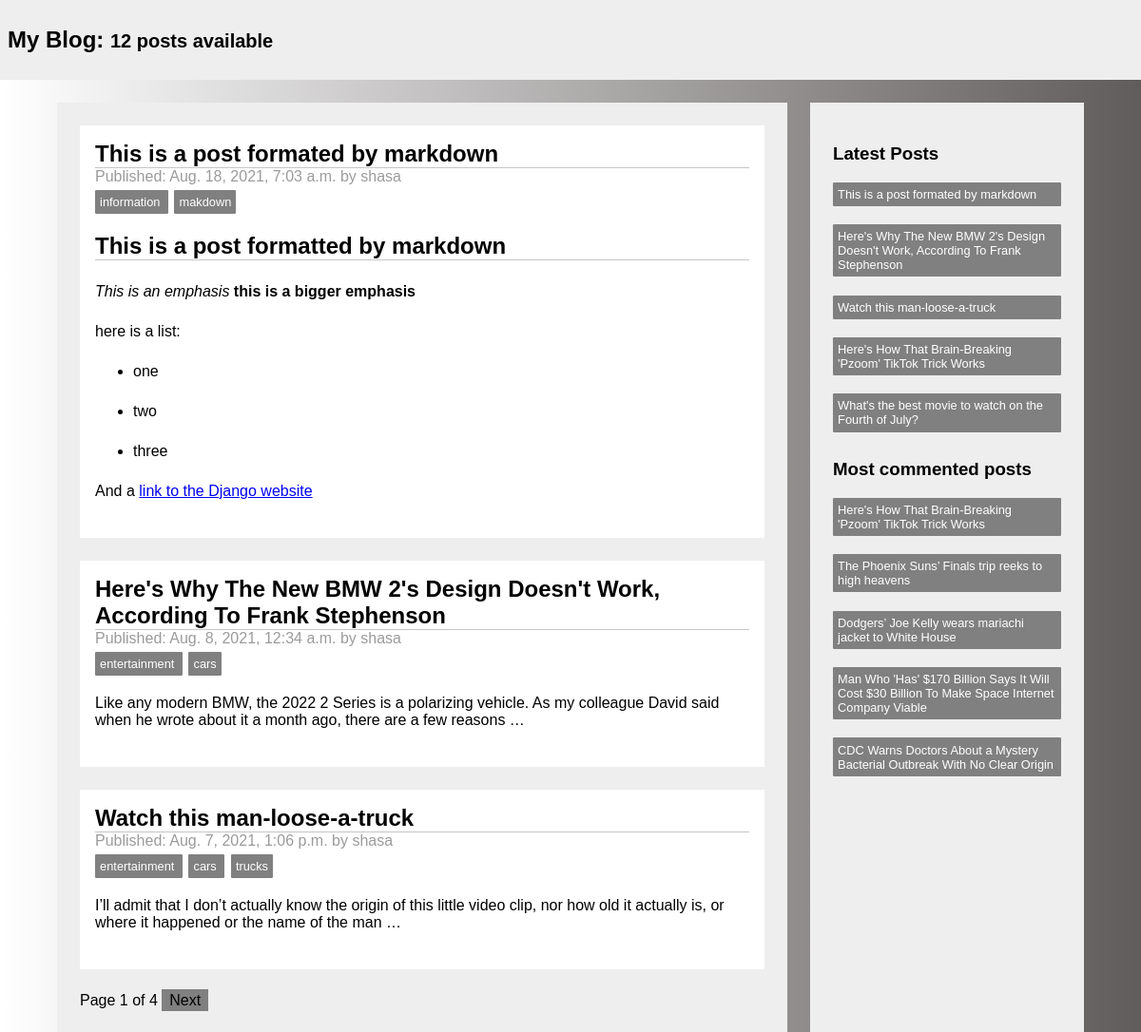
Screenshot of /blog/ with the database file from the repository.
### blog/models.py (models this page shows, shortened)
class Post(models.Model):
    STATUS_CHOICES = (
        ('draft', 'Draft'), ('published', 'Published'),
    )
    title = models.CharField(max_length=200)
    slug = models.SlugField(max_length=250, unique_for_date='publish') # Publish here refers to the publish field
    author = models.ForeignKey(User,  on_delete=models.CASCADE, related_name='blog_posts')
    body = models.TextField()
    publish = models.DateTimeField(default=timezone.now)
    created = models.DateTimeField(auto_now_add=True) # auto_now_add, updates with time and date at the creation of the record
    updated = models.DateTimeField(auto_now=True) #  Updates whenever Model.save() is called
    status = models.CharField(max_length=10, choices=STATUS_CHOICES, default='draft')
    tags = TaggableManager()
    class Meta:
        ordering = ('-publish',)
    objects = models.Manager() # Ths is the default manager, accessed via Post.objects
    published = PublishedManager() # Post.published
    def get_absolute_url(self):
        return reverse('blog:post_detail', args=[ self.publish.year,
                                                self.publish.month,
                                                self.publish.day,
                                                self.slug ])

### blog/views.py (the view)
# urls.py: path('', views.post_list, name = 'post_list'),
def post_list(request, tag_slug=None):
    object_list = Post.published.all() # Here we use our custom object
    tag = None
    if tag_slug:
        tag = get_object_or_404(Tag, slug=tag_slug)
        object_list = object_list.filter(tags__in=[tag])
    paginator = Paginator(object_list, 3)
    page = request.GET.get('page')
    try:
        posts = paginator.page(page)
    except  PageNotAnInteger:
        posts = paginator.page(1)
    except EmptyPage:
        posts = paginator.page(paginator.num_pages)
    return render(
                    request,
                    'blog/post/list.html',
                    {'posts':posts,'tag':tag,}
                )

### blog/models.py (called while the page is built)
    def get_queryset(self):
        return super(PublishedManager, self).get_queryset().filter(status='published')

### blog/templatetags/blog_tags.py (called while the page is built)
@register.simple_tag # Register the function as a simple tag
def total_posts():
    return Post.published.count()

@register.inclusion_tag('blog/post/latest_posts.html')
def show_latest_posts(count=5):
    latest_posts = Post.published.order_by('-publish')[:count]
    return {
        'latest_posts': latest_posts
    }

@register.simple_tag
def most_commented_post(count = 5):
    return Post.published.annotate(total_comment = Count("comments")).order_by('-total_comment')[:count]

@register.filter(name="markdown")
def markdown_format(text):
    return mark_safe(markdown.markdown(text))

### blog/templates/blog/post/list.html (shortened to what this page needs)
{% extends 'blog/base.html' %}
{% load blog_tags %}
{% block content %}
    {% for post in posts %}
        <div class="posts">
            <h2><a href="{{ post.get_absolute_url }}" class="post-title">{{ post.title }}</a></h2>
            <span class="post_info">Published: {{ post.publish }} by {{ post.author }}</span>
            <div class="tag-div">
                {% for tag in post.tags.all %}
                    <a class="tags" href="{% url 'blog:post_list_by_tag' tag.slug %}">
                        {{ tag.name }}
                    </a>
                {% endfor %}
            </div>
            <p> {{ post.body|markdown|truncatewords_html:30 }}</p>
        </div>
    {% endfor %}
    {% include "pagination.html" with page=posts %}
{% endblock content %}

### blog/templates/blog/base.html (shortened to what this page needs)
{% load blog_tags %}
{% load static %}
<!DOCTYPE html>
<html>
    <head>
        {% block style %}
            <link rel="stylesheet" href="{% static "css/styles.css" %}">
        {% endblock style %}
    </head>
    <body>
        <header>
            <h2>
                <a class="header-text" href="{% url 'blog:post_list' %}">
                    My Blog: <small> {% total_posts %} posts available</small>
                </a>
            </h2>
        </header>
        <div class="container">
            <div class="content tile">
                {% block content %}
                {% endblock content %}
            </div>
            <div class="sidebar tile">
                {% block sidebar %}
                    {% show_latest_posts %}
                    <h3>Most commented posts</h3>
                    {% most_commented_post as comment_posts %}
                    {% for cpost in comment_posts %}
                        <a href="{{ cpost.get_absolute_url }}" class="sidebar-link">{{ cpost.title }}</a>
                    {% endfor %}
                {% endblock sidebar %}
            </div>
        </div>
    </body>
</html>

### blog/templates/blog/post/latest_posts.html
<h3>Latest Posts</h3>
{% for post in latest_posts %}
    <a href="{{ post.get_absolute_url }}" class="sidebar-link">
        {{ post.title }}
    </a>
{% endfor %}

### blog/static/css/styles.css (style rules this page uses)
:root { box-sizing: border-box; }
body * + * { margin-top: 1.5em; }
body { margin: 0; padding: 0; font-family: Arial Arial, Helvetica, sans-serif; background-color: white; background: rgb(2,0,36); background: linear-gradient(90deg, rgba(2,0,36,1) 0%, rgba(255,255,255,1) 0%, rgba(97,92,92,1) 100%); }
header { color:black; background-color: #eee; padding: 0.5em; font-weight:bold; }
.header-text { color:black; text-decoration: none; }
.container { max-width: 1080px; margin: 0 auto; display: flex; margin-top: 1.5em; }
.tile { background-color: #eee; padding: 1.5em; }
.container > * + * { margin-left: 1.5em; }
.content { flex: 3 }
.posts > h2 { margin: 0; border-bottom: 1px solid rgb(197, 197, 197); }
.post-title { text-decoration: none; color: black }
.post_info { color: rgb(156, 155, 155); font-weight:lighter; }
.posts { background-color: white; padding: 1em; }
.sidebar { flex:1; margin-top: 0; }
.tags { font-size: 0.8rem; background-color: grey; color:white; padding: 0.4em; border-radius: 0.1em; text-decoration: none; cursor: pointer; }
.tag-div { margin: 0.5em 0 0 0; }
.tag-div > * + * { margin-left: 0.5em; }
.sidebar-link { display: block; text-decoration: none; font-size: 0.8rem; background-color: grey; color:white; padding: 0.4em; border-radius: 0.1em; text-decoration: none; cursor: pointer; }

### rows the page displays
Post: title "This is a post formated by markdown", publish "Aug. 18, 2021, 7:03 a.m.", author "shasa", body "This is a post formatted by markdown This is an emphasis this is a bigger emphasis here is a list: one two three And a link to the Django website"
Tag: name "information"
Tag: name "makdown"
Post: title "Here's Why The New BMW 2's Design Doesn't Work, According To Frank Stephenson", publish "Aug. 8, 2021, 12:34 a.m.", author "shasa", body "Like any modern BMW, the 2022 2 Series is a polarizing vehicle. As my colleague David said when he wrote about it a month ago, there are a few reasons …"
Tag: name "entertainment"
Tag: name "cars"
Post: title "Watch this man-loose-a-truck", publish "Aug. 7, 2021, 1:06 p.m.", author "shasa", body "I’ll admit that I don’t actually know the origin of this little video clip, nor how old it actually is, or where it happened or the name of the man …"
Tag: name "trucks"
Post: title "Here's How That Brain-Breaking 'Pzoom' TikTok Trick Works"
Post: title "What's the best movie to watch on the Fourth of July?"
Post: title "The Phoenix Suns’ Finals trip reeks to high heavens"
Post: title "Dodgers’ Joe Kelly wears mariachi jacket to White House"
Post: title "Man Who 'Has' $170 Billion Says It Will Cost $30 Billion To Make Space Internet Company Viable"
Post: title "CDC Warns Doctors About a Mystery Bacterial Outbreak With No Clear Origin"

### other values shown
{{ page.number }} "1"
{{ page.paginator.num_pages }} "4"
